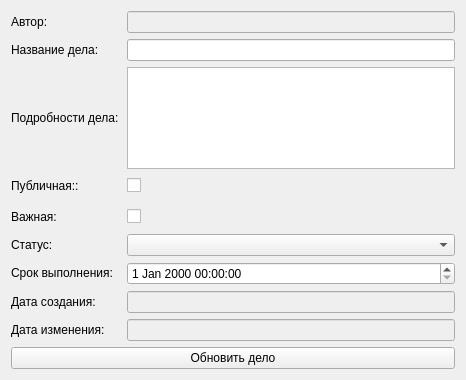
<?xml version="1.0" encoding="UTF-8"?>
<ui version="4.0">
 <class>FormPut</class>
 <widget class="QWidget" name="FormPut">
  <property name="geometry">
   <rect>
    <x>0</x>
    <y>0</y>
    <width>466</width>
    <height>380</height>
   </rect>
  </property>
  <property name="windowTitle">
   <string>Form</string>
  </property>
  <layout class="QGridLayout" name="gridLayout">
   <item row="0" column="0">
    <layout class="QVBoxLayout" name="verticalLayout">
     <item>
      <layout class="QHBoxLayout" name="horizontalLayout">
       <item>
        <widget class="QLabel" name="label_author">
         <property name="minimumSize">
          <size>
           <width>110</width>
           <height>22</height>
          </size>
         </property>
         <property name="maximumSize">
          <size>
           <width>110</width>
           <height>22</height>
          </size>
         </property>
         <property name="text">
          <string>Автор:</string>
         </property>
        </widget>
       </item>
       <item>
        <widget class="QLineEdit" name="lineEdit_author">
         <property name="enabled">
          <bool>false</bool>
         </property>
        </widget>
       </item>
      </layout>
     </item>
     <item>
      <layout class="QHBoxLayout" name="horizontalLayout_2">
       <item>
        <widget class="QLabel" name="label_title">
         <property name="minimumSize">
          <size>
           <width>110</width>
           <height>22</height>
          </size>
         </property>
         <property name="maximumSize">
          <size>
           <width>110</width>
           <height>22</height>
          </size>
         </property>
         <property name="text">
          <string>Название дела:</string>
         </property>
        </widget>
       </item>
       <item>
        <widget class="QLineEdit" name="lineEdit_title">
         <property name="enabled">
          <bool>true</bool>
         </property>
        </widget>
       </item>
      </layout>
     </item>
     <item>
      <layout class="QHBoxLayout" name="horizontalLayout_3">
       <item>
        <widget class="QLabel" name="label_message">
         <property name="minimumSize">
          <size>
           <width>110</width>
           <height>22</height>
          </size>
         </property>
         <property name="maximumSize">
          <size>
           <width>110</width>
           <height>22</height>
          </size>
         </property>
         <property name="text">
          <string>Подробности дела:</string>
         </property>
        </widget>
       </item>
       <item>
        <widget class="QTextEdit" name="textEdit_message">
         <property name="enabled">
          <bool>true</bool>
         </property>
         <property name="minimumSize">
          <size>
           <width>0</width>
           <height>100</height>
          </size>
         </property>
        </widget>
       </item>
      </layout>
     </item>
     <item>
      <layout class="QHBoxLayout" name="horizontalLayout_4">
       <item>
        <widget class="QLabel" name="label_public">
         <property name="minimumSize">
          <size>
           <width>110</width>
           <height>22</height>
          </size>
         </property>
         <property name="maximumSize">
          <size>
           <width>110</width>
           <height>22</height>
          </size>
         </property>
         <property name="text">
          <string>Публичная::</string>
         </property>
        </widget>
       </item>
       <item>
        <widget class="QCheckBox" name="checkBox_public">
         <property name="enabled">
          <bool>true</bool>
         </property>
         <property name="text">
          <string/>
         </property>
        </widget>
       </item>
      </layout>
     </item>
     <item>
      <layout class="QHBoxLayout" name="horizontalLayout_5">
       <property name="topMargin">
        <number>3</number>
       </property>
       <item>
        <widget class="QLabel" name="label_importance">
         <property name="minimumSize">
          <size>
           <width>110</width>
           <height>22</height>
          </size>
         </property>
         <property name="maximumSize">
          <size>
           <width>110</width>
           <height>22</height>
          </size>
         </property>
         <property name="text">
          <string>Важная:</string>
         </property>
        </widget>
       </item>
       <item>
        <widget class="QCheckBox" name="checkBox_importance">
         <property name="enabled">
          <bool>true</bool>
         </property>
         <property name="text">
          <string/>
         </property>
        </widget>
       </item>
      </layout>
     </item>
     <item>
      <layout class="QHBoxLayout" name="horizontalLayout_6">
       <item>
        <widget class="QLabel" name="label_status">
         <property name="minimumSize">
          <size>
           <width>110</width>
           <height>22</height>
          </size>
         </property>
         <property name="maximumSize">
          <size>
           <width>110</width>
           <height>22</height>
          </size>
         </property>
         <property name="text">
          <string>Статус:</string>
         </property>
        </widget>
       </item>
       <item>
        <widget class="QComboBox" name="comboBox_status"/>
       </item>
      </layout>
     </item>
     <item>
      <layout class="QHBoxLayout" name="horizontalLayout_7">
       <item>
        <widget class="QLabel" name="label_deadline">
         <property name="minimumSize">
          <size>
           <width>110</width>
           <height>22</height>
          </size>
         </property>
         <property name="maximumSize">
          <size>
           <width>110</width>
           <height>22</height>
          </size>
         </property>
         <property name="text">
          <string>Срок выполнения:</string>
         </property>
        </widget>
       </item>
       <item>
        <widget class="QDateTimeEdit" name="dateTimeEdit"/>
       </item>
      </layout>
     </item>
     <item>
      <layout class="QHBoxLayout" name="horizontalLayout_8">
       <item>
        <widget class="QLabel" name="label_createdate">
         <property name="minimumSize">
          <size>
           <width>110</width>
           <height>22</height>
          </size>
         </property>
         <property name="maximumSize">
          <size>
           <width>110</width>
           <height>22</height>
          </size>
         </property>
         <property name="text">
          <string>Дата создания:</string>
         </property>
        </widget>
       </item>
       <item>
        <widget class="QLineEdit" name="lineEdit_createdate">
         <property name="enabled">
          <bool>false</bool>
         </property>
        </widget>
       </item>
      </layout>
     </item>
     <item>
      <layout class="QHBoxLayout" name="horizontalLayout_9">
       <item>
        <widget class="QLabel" name="label_updatedate">
         <property name="minimumSize">
          <size>
           <width>110</width>
           <height>22</height>
          </size>
         </property>
         <property name="maximumSize">
          <size>
           <width>110</width>
           <height>22</height>
          </size>
         </property>
         <property name="text">
          <string>Дата изменения:</string>
         </property>
        </widget>
       </item>
       <item>
        <widget class="QLineEdit" name="lineEdit_updatedate">
         <property name="enabled">
          <bool>false</bool>
         </property>
        </widget>
       </item>
      </layout>
     </item>
    </layout>
   </item>
   <item row="1" column="0">
    <widget class="QPushButton" name="pushButtonPut">
     <property name="text">
      <string>Обновить дело</string>
     </property>
    </widget>
   </item>
  </layout>
 </widget>
 <resources/>
 <connections/>
</ui>
